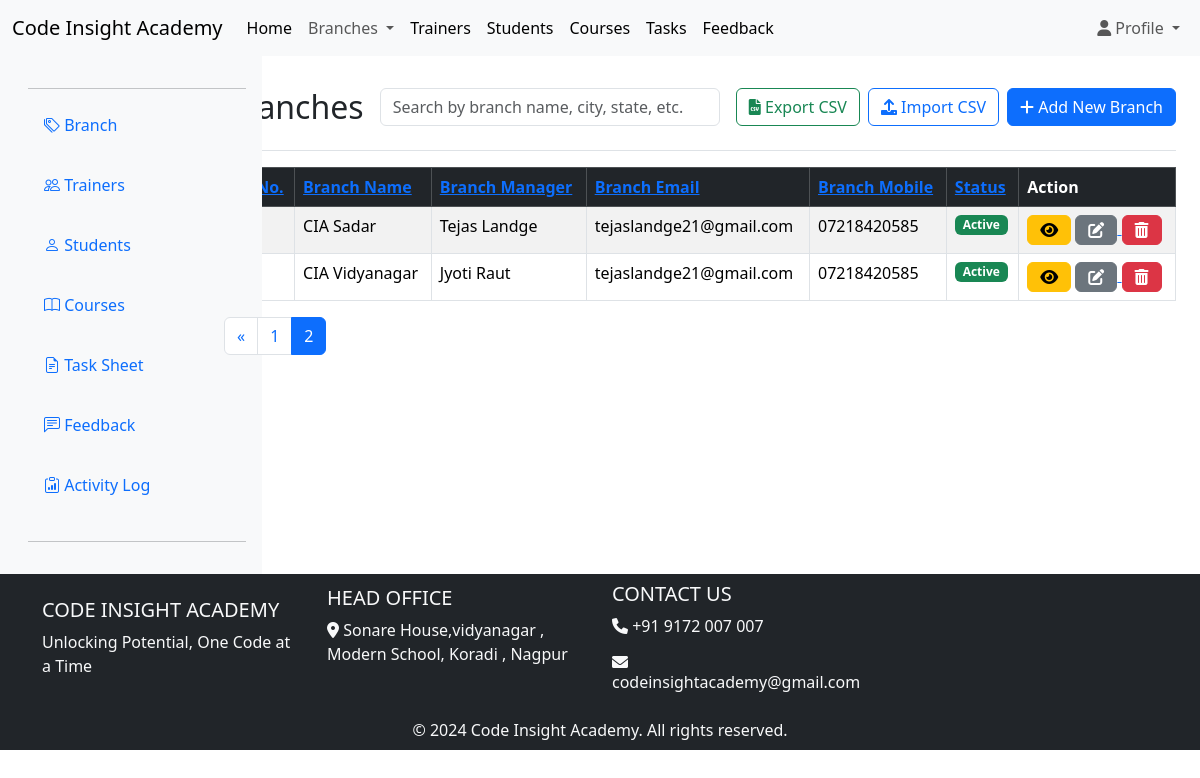
The page /superadmin/branches.php?page=2 (signed in) on the database as committed earlier.
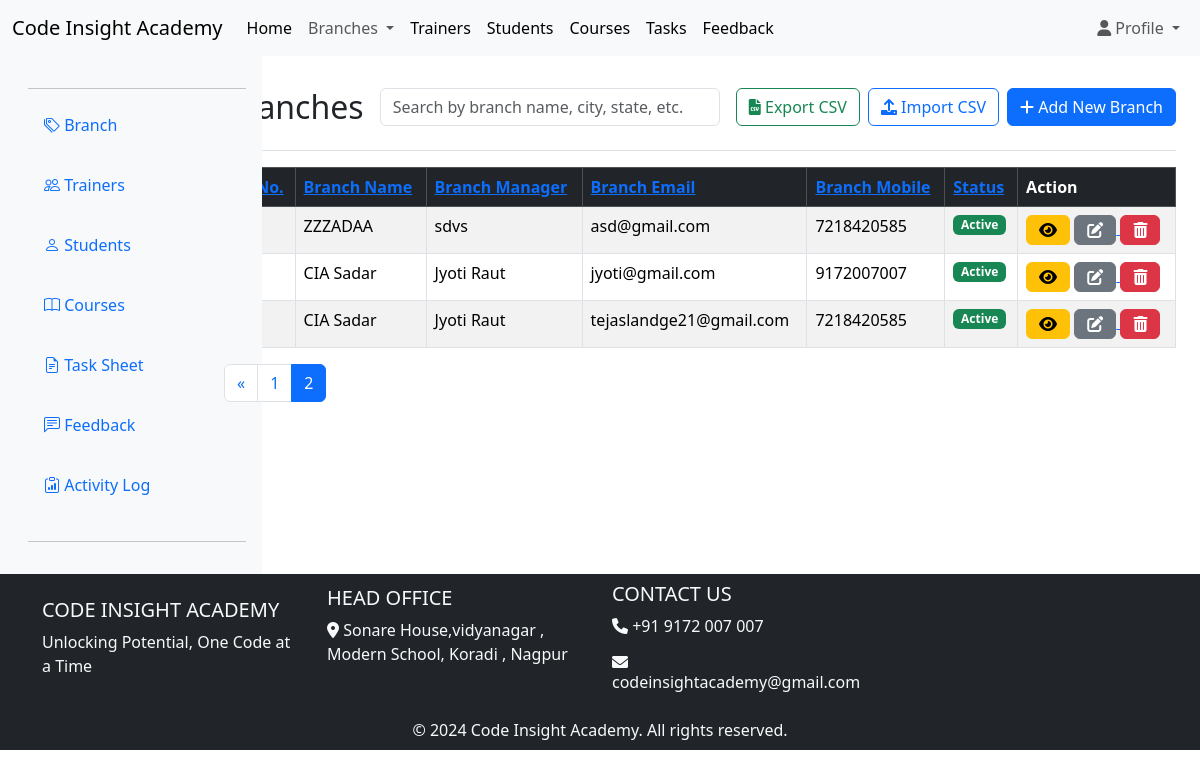
The same page on the database as committed later.
### tables this page shows
CREATE TABLE `branches` (
  `branch_id` int(11) NOT NULL,
  `branch_name` varchar(255) NOT NULL,
  `branch_address` varchar(255) DEFAULT NULL,
  `city` varchar(100) DEFAULT NULL,
  `state` varchar(100) DEFAULT NULL,
  `contact_number` varchar(20) DEFAULT NULL,
  `email` varchar(255) DEFAULT NULL,
  `branch_manager` varchar(255) DEFAULT NULL,
  `date_established` date DEFAULT NULL,
  `status` enum('active','inactive') DEFAULT NULL,
  `total_employees` int(11) DEFAULT NULL
);

### superadmin/branches.php (the view, shortened to what the changed rows need)
<?php
include '../includes/db.php';
$records_per_page = 6;
$page = isset($_GET['page']) && is_numeric($_GET['page']) ? intval($_GET['page']) : 1;
$offset = ($page - 1) * $records_per_page;
$sql = "SELECT * FROM branches ORDER BY branch_id DESC LIMIT $records_per_page OFFSET $offset";
$result = mysqli_query($conn, $sql);
$total_result = mysqli_query($conn, "SELECT COUNT(*) as total FROM branches");
$total_records = mysqli_fetch_assoc($total_result)['total'];
$total_pages = ceil($total_records / $records_per_page);
?>
    <?php include '../includes/header.php'; ?>
<div class="container-fluid">
    <div class="row">
            <?php include '../includes/sidebar.php'; ?>
        <main class="col-12 col-md-9 ms-sm-auto col-lg-10 px-md-4">
            <div class="d-flex justify-content-between align-items-center pt-3 pb-2 mb-3 border-bottom">
                <h2 class="mb-0">Branches</h2>
            </div>
            <div class="table-responsive" id="branchResults">
                <table class="table table-striped table-bordered">
                    <thead class="table-dark">
                        <tr>
                            <th scope="col"><a href="#" class="sort" data-sort="branch_id">Sr. No.</a></th>
                            <th scope="col"><a href="#" class="sort" data-sort="branch_name">Branch Name</a></th>
                            <th scope="col"><a href="#" class="sort" data-sort="branch_manager">Branch Manager</a></th>
                            <th scope="col"><a href="#" class="sort" data-sort="email">Branch Email</a></th>
                            <th scope="col"><a href="#" class="sort" data-sort="contact_number">Branch Mobile</a></th>
                            <th scope="col"><a href="#" class="sort" data-sort="status">Status</a></th>
                            <th scope="col">Action</th>
                        </tr>
                    </thead>
                    <tbody>
                        <?php
                        if (mysqli_num_rows($result) > 0) {
                            $srno = 1;
                            while ($row = mysqli_fetch_assoc($result)) {
                                echo '<tr>';
                                echo '<th scope="row">' . $srno . '</th>';
                                echo '<td>' . $row['branch_name'] . '</td>';
                                echo '<td>' . $row['branch_manager'] . '</td>';
                                echo '<td>' . $row['email'] . '</td>';
                                echo '<td>' . $row['contact_number'] . '</td>';
                                echo '<td>';
                                if ($row['status'] == 'active') {
                                    echo '<span class="badge bg-success">Active</span>';
                                } else {
                                    echo '<span class="badge bg-danger">Inactive</span>';
                                }
                                echo '</td>';
                                echo '<td>
                                    <a href="branch_details.php?id=' . $row['branch_id'] . '"><button class="btn btn-warning fas fa-eye"></button></a>
                                    <a href="../edit/edit_branch.php?id=' . $row['branch_id'] . '">
                                        <button class="btn btn-secondary fas fa-edit"></button>
                                    </a>
                                    <a href="../delete/delete_branch.php?id=' . $row['branch_id'] . '" onclick="return confirm(\'Are you sure you want to delete this ' . $row['branch_name'] . '?\');">
                                        <button class="btn btn-danger fas fa-trash-alt"></button>
                                    </a>
                                </td>';
                                echo '</tr>';
                                $srno++;
                            }
                        } else {
                            echo '<tr><td colspan="7">No branches found.</td></tr>';
                        }
                        ?>
                    </tbody>
                </table>
                <nav aria-label="Page navigation example">
                    <ul class="pagination">
                        <?php for ($i = 1; $i <= $total_pages; $i++): ?>
                            <li class="page-item <?php if ($i == $page)
                                echo 'active'; ?>">
                                <a class="page-link" href="?page=<?php echo $i; ?>"><?php echo $i; ?></a>
                            </li>
                        <?php endfor; ?>
                    </ul>
                </nav>
            </div>
        </main>
    </div>
</div>

Rows that differ between the two databases and show on the page:
removed branches: branch_name "CIA Sadar", branch_manager "Tejas Landge", email "tejaslandge21@gmail.com", contact_number "07218420585", status "Active"
removed branches: branch_name "CIA Vidyanagar", branch_manager "Jyoti Raut", email "tejaslandge21@gmail.com", contact_number "07218420585", status "Active"
added branches: branch_name "ZZZADAA", branch_manager "sdvs", email "asd@gmail.com", contact_number "7218420585", status "Active"
now on this page (row edited): branches: branch_name "CIA Sadar", branch_manager "Jyoti Raut", email "jyoti@gmail.com", contact_number "9172007007", status "Active"
now on this page (row unchanged): branches: branch_name "CIA Sadar", branch_manager "Jyoti Raut", email "tejaslandge21@gmail.com", contact_number "7218420585", status "Active"
